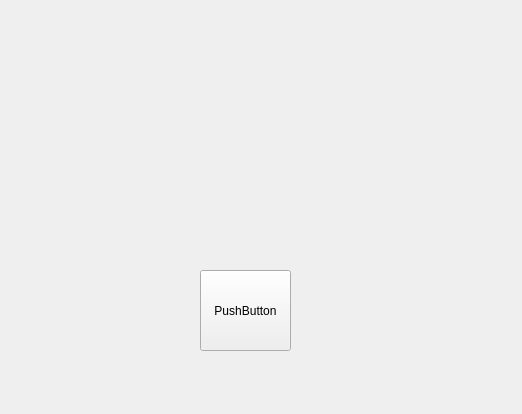
<?xml version="1.0" encoding="UTF-8"?>
<ui version="4.0">
 <class>Form</class>
 <widget class="QWidget" name="Form">
  <property name="geometry">
   <rect>
    <x>0</x>
    <y>0</y>
    <width>522</width>
    <height>414</height>
   </rect>
  </property>
  <property name="windowTitle">
   <string>Form</string>
  </property>
  <widget class="QPushButton" name="pushButton">
   <property name="geometry">
    <rect>
     <x>200</x>
     <y>270</y>
     <width>91</width>
     <height>81</height>
    </rect>
   </property>
   <property name="text">
    <string>PushButton</string>
   </property>
  </widget>
 </widget>
 <resources/>
 <connections/>
</ui>
